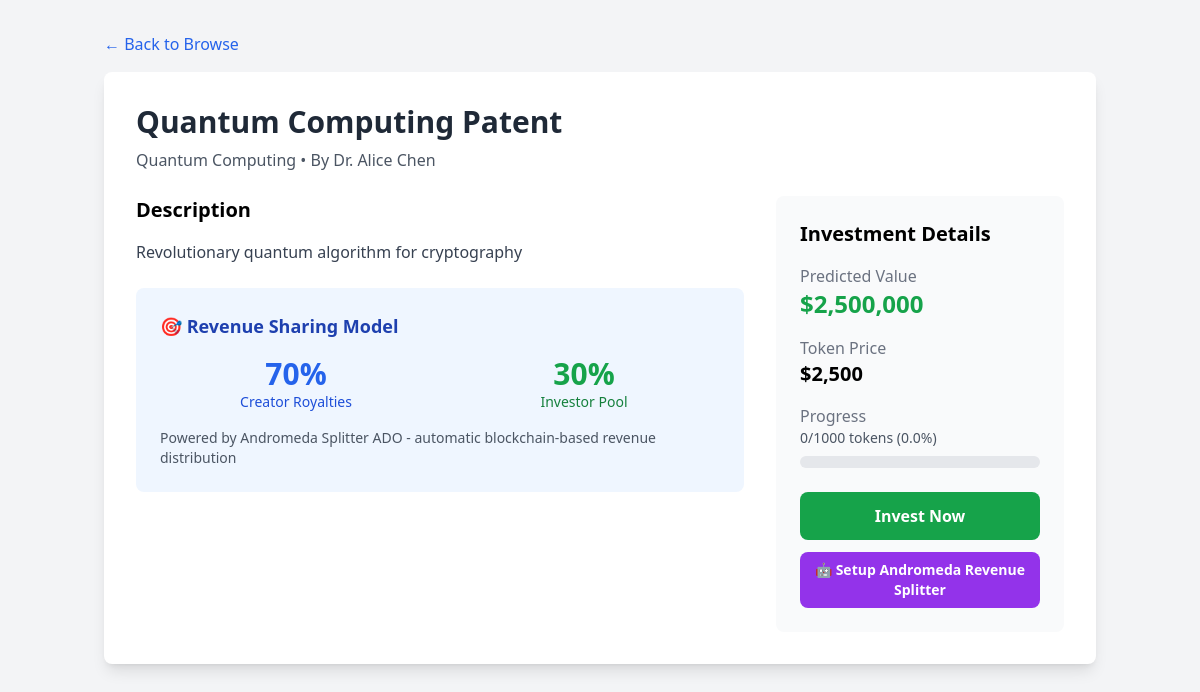
The page /idea/1 on the database its author committed.
### app.py (models this page shows)
class Idea(db.Model):
    id = db.Column(db.Integer, primary_key=True)
    title = db.Column(db.String(200), nullable=False)
    description = db.Column(db.Text, nullable=False)
    field = db.Column(db.String(100), nullable=False)
    inventor = db.Column(db.String(100), nullable=False)
    predicted_value = db.Column(db.Float, nullable=False)
    total_tokens = db.Column(db.Integer, nullable=False)
    tokens_sold = db.Column(db.Integer, default=0)
    token_price = db.Column(db.Float, nullable=False)
    nft_id = db.Column(db.String(100), unique=True)
    created_at = db.Column(db.DateTime, default=datetime.utcnow)
    status = db.Column(db.String(20), default='active')

### app.py (the view)
@app.route('/idea/<int:idea_id>')
def idea_detail(idea_id):
    idea = Idea.query.get_or_404(idea_id)
    investments = Investment.query.filter_by(idea_id=idea_id).all()
    return render_template('idea_detail.html', idea=idea, investments=investments)

### templates/idea_detail.html (shortened to what this page needs)
<!DOCTYPE html>
<html lang="en">
<head>
    <script src="https://cdn.tailwindcss.com"></script>
</head>
<body class="bg-gray-100 min-h-screen">
    <div class="container mx-auto px-4 py-8">
        <a href="/" class="text-blue-600 hover:text-blue-800 mb-4 inline-block">&larr; Back to Browse</a>
        <div class="bg-white rounded-lg shadow-lg p-8">
            <h1 class="text-3xl font-bold text-gray-800 mb-2">{{ idea.title }}</h1>
            <p class="text-gray-600 mb-6">{{ idea.field }} • By {{ idea.inventor }}</p>
            <div class="grid grid-cols-1 lg:grid-cols-3 gap-8">
                <div class="lg:col-span-2">
                    <h2 class="text-xl font-semibold mb-4">Description</h2>
                    <p class="text-gray-700 mb-6">{{ idea.description }}</p>
                    <div class="bg-blue-50 rounded-lg p-6 mb-6">
                        <h3 class="text-lg font-semibold text-blue-800 mb-4">🎯 Revenue Sharing Model</h3>
                        <div class="grid grid-cols-2 gap-4">
                            <div class="text-center">
                                <div class="text-3xl font-bold text-blue-600">70%</div>
                                <p class="text-sm text-blue-700">Creator Royalties</p>
                            </div>
                            <div class="text-center">
                                <div class="text-3xl font-bold text-green-600">30%</div>
                                <p class="text-sm text-green-700">Investor Pool</p>
                            </div>
                        </div>
                        <p class="text-sm text-gray-600 mt-4">
                            Powered by Andromeda Splitter ADO - automatic blockchain-based revenue distribution
                        </p>
                    </div>
                </div>
                <div class="bg-gray-50 rounded-lg p-6">
                    <h3 class="text-xl font-semibold mb-4">Investment Details</h3>
                    <div class="space-y-4 mb-6">
                        <div>
                            <span class="text-gray-500">Predicted Value</span>
                            <p class="text-2xl font-bold text-green-600">${{ "{:,.0f}".format(idea.predicted_value) }}</p>
                        </div>
                        <div>
                            <span class="text-gray-500">Token Price</span>
                            <p class="text-xl font-bold">${{ "{:,.0f}".format(idea.token_price) }}</p>
                        </div>
                        <div>
                            <span class="text-gray-500">Progress</span>
                            {% set progress = (idea.tokens_sold / idea.total_tokens * 100) %}
                            <p class="text-sm text-gray-600 mb-2">{{ idea.tokens_sold }}/{{ idea.total_tokens }} tokens ({{ "{:.1f}".format(progress) }}%)</p>
                            <div class="w-full bg-gray-200 rounded-full h-3">
                            </div>
                        </div>
                    </div>
                    <button onclick="showInvestModal()" class="w-full bg-green-600 text-white py-3 rounded-lg hover:bg-green-700 font-semibold">
                        Invest Now
                    </button>
                    <button onclick="setupRoyaltySplitter()" class="w-full mt-3 bg-purple-600 text-white py-2 rounded-lg hover:bg-purple-700 font-semibold text-sm">
                        🤖 Setup Andromeda Revenue Splitter
                    </button>
                </div>
            </div>
        </div>
    </div>
</body>
</html>

### rows shown on the page
Idea: title "Quantum Computing Patent", field "Quantum Computing", inventor "Dr. Alice Chen", description "Revolutionary quantum algorithm for cryptography", predicted_value "2,500,000", token_price "2,500", tokens_sold "0", total_tokens "1000"

### other values the page prints
{{ "{:.1f}".format(progress) }} "0.0"
